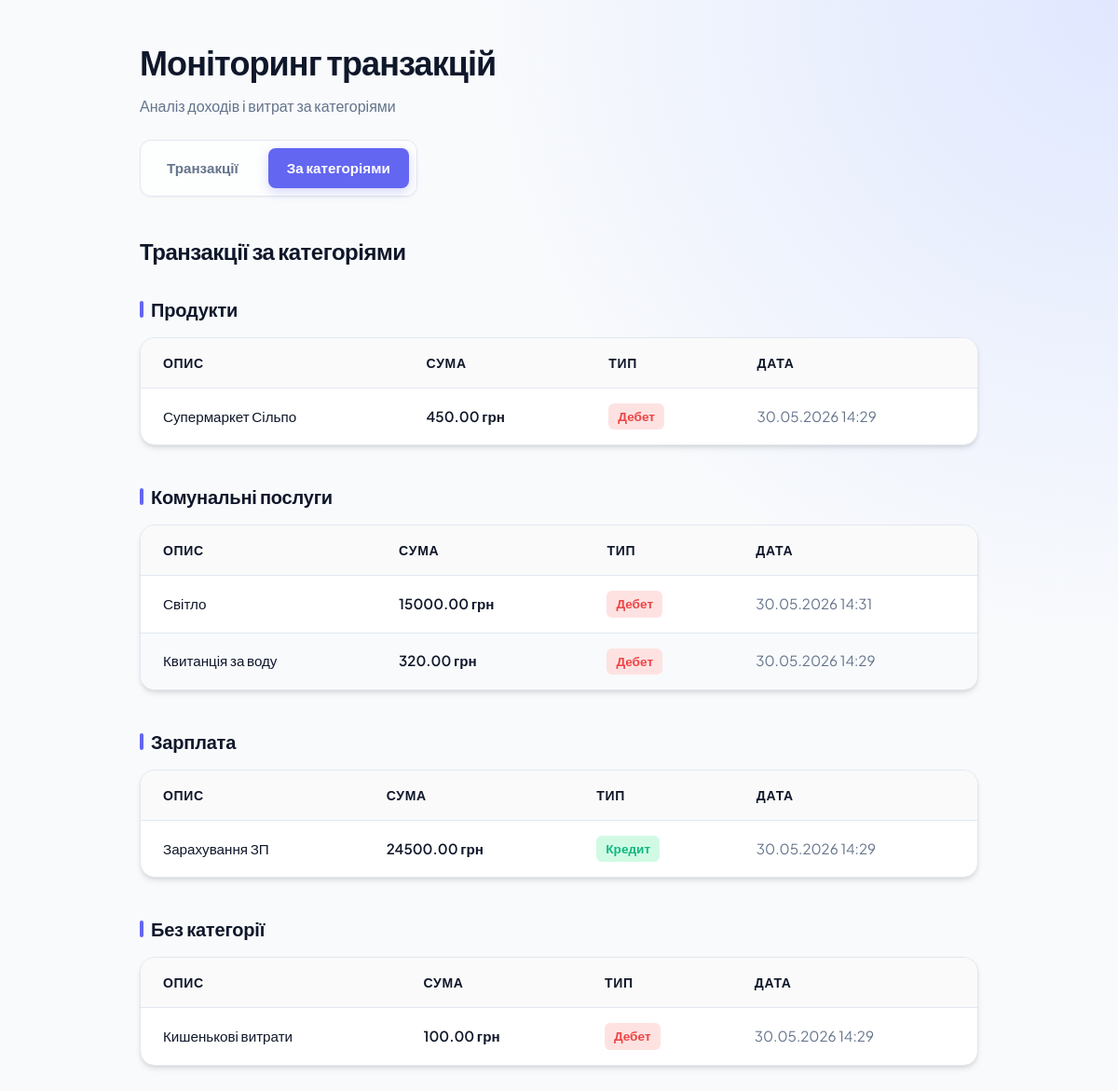
Page /categories/ on the committed database.
### transaction_app/models.py (models this page shows, shortened)
class Category(models.Model):
    name        = models.CharField(max_length=100, verbose_name="Назва")
    description = models.CharField(max_length=200, blank=True,
                                   verbose_name="Опис")
    class Meta:
        verbose_name_plural = "Категорії"

class Transaction(models.Model):
    TYPE_CHOICES = [
        ('debit',  'Дебет'),
        ('credit', 'Кредит'),
    ]
    description = models.CharField(max_length=200, verbose_name="Опис")
    amount      = models.DecimalField(max_digits=10, decimal_places=2,
                                      verbose_name="Сума")
    type        = models.CharField(max_length=10, choices=TYPE_CHOICES,
                                   verbose_name="Тип")
    category    = models.ForeignKey(Category, on_delete=models.SET_NULL,
                                    null=True, blank=True,
                                    verbose_name="Категорія")
    created_at  = models.DateTimeField(auto_now_add=True)
    class Meta:
        ordering = ['-created_at']

### transaction_app/views.py (the view)
# urls.py: path('categories/', views.by_category, name='by_category'),
def by_category(request):
    categories = Category.objects.prefetch_related('transaction_set').all()
    no_category = Transaction.objects.filter(category__isnull=True)
    return render(request, 'transaction_app/by_category.html',
                  {'categories': categories, 'no_category': no_category})

### transaction_app/templates/transaction_app/by_category.html
{% extends 'transaction_app/base.html' %}
{% block content %}
<h2>Транзакції за категоріями</h2>
{% for category in categories %}
<h3>{{ category.name }}</h3>
<div class="table-container">
    <table>
        <thead>
            <tr>
                <th>Опис</th>
                <th>Сума</th>
                <th>Тип</th>
                <th>Дата</th>
            </tr>
        </thead>
        <tbody>
            {% for t in category.transaction_set.all %}
            <tr>
                <td style="font-weight: 500;">{{ t.description }}</td>
                <td style="font-weight: 600;">{{ t.amount }} грн</td>
                <td><span class="{{ t.type }}">{{ t.get_type_display }}</span></td>
                <td style="color: var(--text-muted);">{{ t.created_at|date:"d.m.Y H:i" }}</td>
            </tr>
            {% empty %}
            <tr>
                <td colspan="4" class="empty-row">Немає транзакцій у цій категорії</td>
            </tr>
            {% endfor %}
        </tbody>
    </table>
</div>
{% empty %}
<p style="color: var(--text-muted); font-style: italic; margin-bottom: 30px;">Категорії відсутні. Додайте їх через адмін-панель.</p>
{% endfor %}
{% if no_category %}
<h3>Без категорії</h3>
<div class="table-container">
    <table>
        <thead>
            <tr>
                <th>Опис</th>
                <th>Сума</th>
                <th>Тип</th>
                <th>Дата</th>
            </tr>
        </thead>
        <tbody>
            {% for t in no_category %}
            <tr>
                <td style="font-weight: 500;">{{ t.description }}</td>
                <td style="font-weight: 600;">{{ t.amount }} грн</td>
                <td><span class="{{ t.type }}">{{ t.get_type_display }}</span></td>
                <td style="color: var(--text-muted);">{{ t.created_at|date:"d.m.Y H:i" }}</td>
            </tr>
            {% endfor %}
        </tbody>
    </table>
</div>
{% endif %}
{% endblock %}

### transaction_app/templates/transaction_app/base.html (style rules this page uses)
:root { --primary: #6366f1; --primary-hover: #4f46e5; --primary-light: #e0e7ff; --background: #f8fafc; --card-bg: #ffffff; --text-dark: #0f172a; --text-muted: #64748b; --border-color: #e2e8f0; --debit-color: #ef4444; --debit-bg: #fee2e2; --credit-color: #10b981; --credit-bg: #d1fae5; --shadow-sm: 0 1px 2px 0 rgb(0 0 0 / 0.05); --shadow-md: 0 4px 6px -1px rgb(0 0 0 / 0.1), 0 2px 4px -2px rgb(0 0 0 / 0.1); --shadow-lg: 0 10px 15px -3px rgb(0 0 0 / 0.1), 0 4px 6px -4px rgb(0 0 0 / 0.1); }
body { font-family: 'Plus Jakarta Sans', sans-serif; margin: 0; padding: 40px 20px; background: radial-gradient(circle at top right, #e0e7ff 0%, #f8fafc 40%); color: var(--text-dark); min-height: 100vh; line-height: 1.5; }
.table-container { background: var(--card-bg); border-radius: 16px; border: 1px solid var(--border-color); box-shadow: var(--shadow-md); overflow: hidden; margin-bottom: 40px; }
table { border-collapse: collapse; width: 100%; margin: 0; }
th, td { padding: 16px 24px; text-align: left; border-bottom: 1px solid var(--border-color); }
th { background: #fafafa; color: var(--text-dark); font-weight: 600; font-size: 0.875rem; text-transform: uppercase; letter-spacing: 0.05em; }
tr:last-child td { border-bottom: none; }
tr:nth-child(even) { background: #f8fafc; }
td { font-size: 0.95rem; color: var(--text-dark); }
.debit { color: var(--debit-color); background-color: var(--debit-bg); padding: 4px 10px; border-radius: 6px; font-weight: 600; font-size: 0.85rem; display: inline-block; }
.credit { color: var(--credit-color); background-color: var(--credit-bg); padding: 4px 10px; border-radius: 6px; font-weight: 600; font-size: 0.85rem; display: inline-block; }
h2 { font-size: 1.5rem; font-weight: 700; color: var(--text-dark); margin: 40px 0 20px 0; letter-spacing: -0.02em; }
h3 { font-size: 1.25rem; font-weight: 600; color: var(--text-dark); margin: 30px 0 15px 0; letter-spacing: -0.01em; display: flex; align-items: center; gap: 8px; }
h3::before { content: ''; display: inline-block; width: 4px; height: 18px; background: var(--primary); border-radius: 2px; }

### rows in the picture
Category: name "Продукти"
Transaction: description "Супермаркет Сільпо", amount "450.00", type "Дебет", created_at "30.05.2026 14:29"
Category: name "Комунальні послуги"
Transaction: description "Світло", amount "15000.00", type "Дебет", created_at "30.05.2026 14:31"
Transaction: description "Квитанція за воду", amount "320.00", type "Дебет", created_at "30.05.2026 14:29"
Category: name "Зарплата"
Transaction: description "Зарахування ЗП", amount "24500.00", type "Кредит", created_at "30.05.2026 14:29"
Transaction: description "Кишенькові витрати", amount "100.00", type "Дебет", created_at "30.05.2026 14:29"
